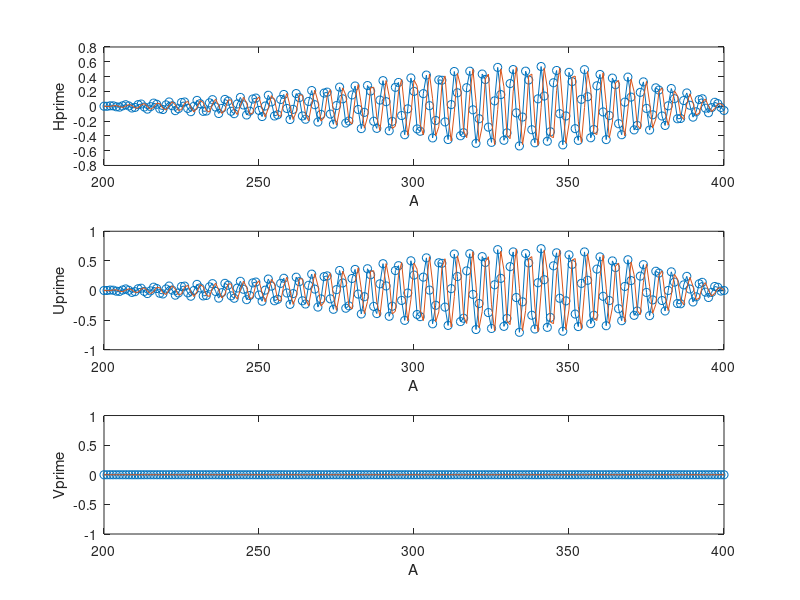

Recreate this plot in MATLAB.
clc
clear


Am1 = 200;
Am2 = 400;
Nspace2 = 201;

A = linspace(Am1,Am2,Nspace2);
h = (Am2-Am1)/(Nspace2-1);

k2 = 0;
sc = deg2rad(29);

Nr = Nspace2-2;
Imat = eye(Nspace2);

lam1 = -1/(2*h)*Imat; %-1/2h
% lam1 = lam1(2:end-1,2:end-1);

lam2 = diag(1./A); %1/A
% lam2 = lam2(2:end-1,2:end-1);

lam3 = diag(1i*k2.*(1./(A.*cos(sc)))); %ik2(1/X2)
% lam3 = lam3(2:end-1,2:end-1);

lam4 = (1/h^2)*Imat;%1/h^2
% lam4 = lam4(2:end-1,2:end-1);

lam5 = (-(2/h^2)*Imat-diag((k2./(A.*cos(sc))).^2)-3*Imat);
% lam5 = lam5(2:end-1,2:end-1);

lam6 = 6*Imat;
% lam6 = lam6(2:end-1,2:end-1);


% init LHS and RHS
MATSIZE=(Nspace2)*3;
LHS=zeros(MATSIZE);
RHS=zeros(MATSIZE);

lg=1;%LHS counting switch times (current location)
lkg=1;%counting every 3 rows

for i=1:MATSIZE
    if lkg==4
        lkg=1;
        lg=lg+1;
    end
    for j=1:MATSIZE
        if lg==1 %left B.C.s
            if lkg==1
                LHS(i,1)=1;
            end
            if lkg==2
                LHS(i,2)=1;
            end
            if lkg==3
                LHS(i,3)=1;
            end
        
        elseif lg==Nspace2 %right B.C.s
            if lkg==1
%                 LHS(i,end-2)=1;
                LHS(i,3*lg-8)=1/(2*h);
                LHS(i,3*lg-7)=1/(2*h);
                LHS(i,3*lg-5)=-4/(2*h);
                LHS(i,3*lg-4)=-4/(2*h);
                LHS(i,3*lg-2)=3/(2*h);
                LHS(i,3*lg-1)=3/(2*h);
                LHS(i,3*lg)=lam3(lg,lg);
                RHS(i,i)=1;
            end
            if lkg==2
                LHS(i,end-1)=1;
            end
            if lkg==3
                LHS(i,end)=1;
            end
        else % interior points
            if lkg==1
                LHS(i,3*lg-5)=lam1(lg,lg);
                LHS(i,3*lg-4)=lam1(lg,lg);
                LHS(i,3*lg-2)=lam2(lg,lg);
                LHS(i,3*lg-1)=lam2(lg,lg);
                LHS(i,3*lg)=lam3(lg,lg);
                LHS(i,3*lg+1)=-lam1(lg,lg);
                LHS(i,3*lg+2)=-lam1(lg,lg);
                RHS(i,i)=1;
            end
            if lkg==2
                LHS(i,3*lg-4)=lam4(lg,lg);
                LHS(i,3*lg-2)=lam6(lg,lg);
                LHS(i,3*lg-1)=lam5(lg,lg);
                LHS(i,3*lg+2)=lam4(lg,lg);
            end
            if lkg==3
                LHS(i,3*lg-3)=lam4(lg,lg);
                LHS(i,3*lg)=lam5(lg,lg);
                LHS(i,3*lg+3)=lam4(lg,lg);
                
            end
        end
    end
    lkg=lkg+1;
end

% RHS(4:end-3,4:end-3) = eye(3*Nr);

[V,D] = eig(LHS,RHS);
D = D./1i;

Omegalist = diag(D);

RL = real(Omegalist);
IM = imag(Omegalist);
%%
plot(RL,IM,'o')
hold on
xlabel('\omega_R')
ylabel('\omega_I')
for i = 1:1:length(Omegalist)
    text(RL(i), IM(i), num2str(i), 'VerticalAlignment','bottom', 'HorizontalAlignment','right');
end


%%
% figure()
TRY=2;
for i=1:MATSIZE/3
    AlphaH(i,1)=V((i-1)*3+1,TRY);
    AlphaU(i,1)=V((i-1)*3+2,TRY);
    AlphaV(i,1)=V((i-1)*3+3,TRY);
end

subplot(3,1,1)
plot(A(1:end),real(AlphaH),'-o')
hold on
plot(A(1:end),imag(AlphaH))
hold on
xlabel('A')
ylabel('Hprime')


subplot(3,1,2)
plot(A(1:end),real(AlphaU),'-o')
hold on
plot(A(1:end),imag(AlphaU))
hold on
xlabel('A')
ylabel('Uprime')

subplot(3,1,3)
plot(A(1:end),real(AlphaV),'-o')
hold on
plot(A(1:end),imag(AlphaV))
hold on
xlabel('A')
ylabel('Vprime')
